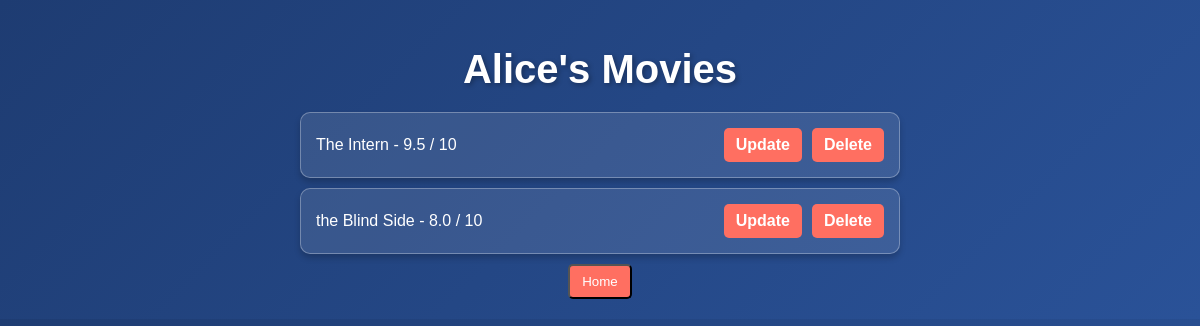
Before: /users/1 with the older database file.
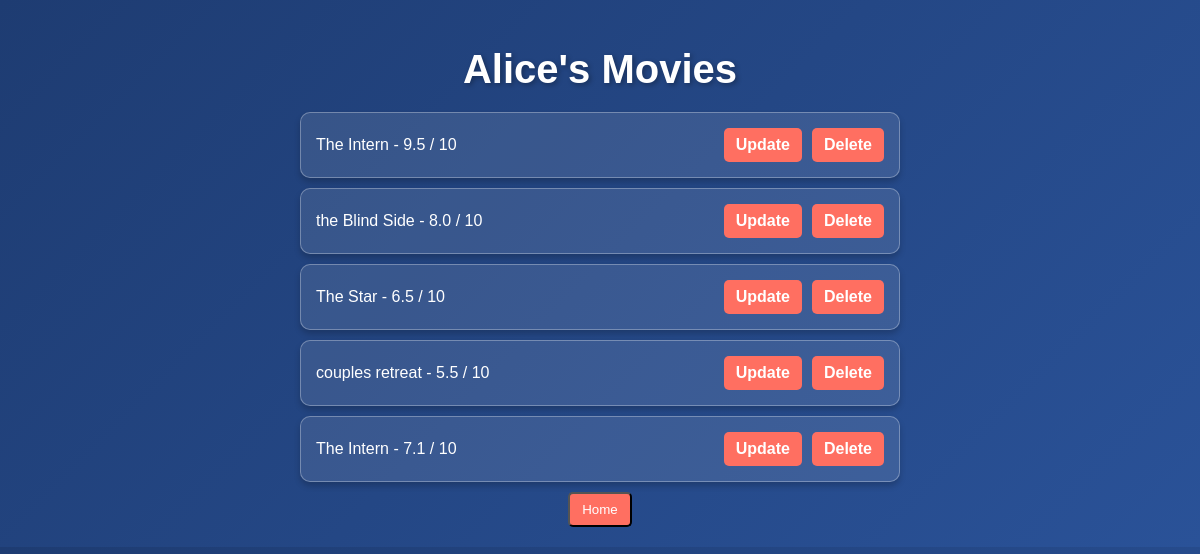
After: the same page with the newer database file.
### DataManager/data_models.py (models this page shows, shortened)
class User(db.Model):  # Inherit from db.Model
    __tablename__ = 'users'
    id = db.Column(db.Integer, primary_key=True, autoincrement=True)
    name = db.Column(db.String(50))
    def __str__(self):
        return f"{self.name}"

class Movie(db.Model):
    __tablename__ = 'movies'
    id = db.Column(db.Integer, primary_key=True, autoincrement=True)
    movie_name = db.Column(db.String(100))
    movie_director = db.Column(db.String(50))
    year = db.Column(db.Integer)
    rating = db.Column(db.Float)
    user_id = db.Column(db.Integer, db.ForeignKey('users.id'))

### app.py (the view)
@app.route('/users/<int:user_id>')
def user_movies(user_id):
    user = data_manger.get_user_by_id(user_id)  # Get user by ID
    if user:
        movies = data_manger.get_user_movies(user_id)  # Get movies for the specific user
        return render_template("user_movies.html", user=user, movies=movies)
    return "User not found", 404

### DataManager/sqlite_datamanager.py (called while the page is built)
    def get_user_by_id(self, user_id):
        with self.app.app_context():
            user = User.query.filter_by(id=user_id).first()
            print(user)
            return user

    def get_user_movies(self, user_id):
        with self.app.app_context():
            return Movie.query.filter_by(user_id=user_id).all()

### templates/user_movies.html (shortened to what this page needs)
<!DOCTYPE html>
<html lang="en">
<head>
</head>
<body>
    <h1>{{ user.name }}'s Movies</h1>
    <ul>
        {% for movie in movies %}
        <li>
            <span>{{ movie.movie_name }} - {{ movie.rating }} / 10</span>
            <div class="actions">
                <a href="{{ url_for('update_movie', user_id=user.id, movie_id=movie.id) }}">Update</a>
                <a href="{{ url_for('delete_movie', user_id=user.id, movie_id=movie.id) }}">Delete</a>
            </div>
        </li>
        {% endfor %}
    </ul>
 <a href="/"><button type="button">Home</button></a>
</body>
</html>

### templates/user_movies.html (style rules this page uses)
body { font-family: Arial, sans-serif; background: linear-gradient(135deg, #1e3c72, #2a5298); color: #fff; margin: 0; padding: 20px; display: flex; flex-direction: column; align-items: center; }
h1 { font-size: 2.5rem; margin-bottom: 20px; text-shadow: 2px 2px 5px rgba(0, 0, 0, 0.3); }
ul { list-style-type: none; padding: 0; width: 80%; max-width: 600px; margin: 0 auto; }
li { background: rgba(255, 255, 255, 0.1); border: 1px solid rgba(255, 255, 255, 0.3); border-radius: 10px; padding: 15px; margin-bottom: 10px; display: flex; justify-content: space-between; align-items: center; box-shadow: 0 4px 6px rgba(0, 0, 0, 0.2); transition: transform 0.2s, box-shadow 0.2s; }
a { text-decoration: none; color: #1e90ff; font-weight: bold; transition: color 0.3s ease; }
.actions { display: flex; gap: 10px; }
.actions a { padding: 8px 12px; border-radius: 5px; background-color: #ff6f61; color: #fff; transition: background-color 0.3s ease; }
button { padding: 8px 12px; border-radius: 5px; background-color: #ff6f61; color: #fff; transition: background-color 0.3s ease; float:right; }

Changed rows visible on the page:
added Movie: movie_name "The Star", rating "6.5"
added Movie: movie_name "couples retreat", rating "5.5"
added Movie: movie_name "The Intern", rating "7.1"
